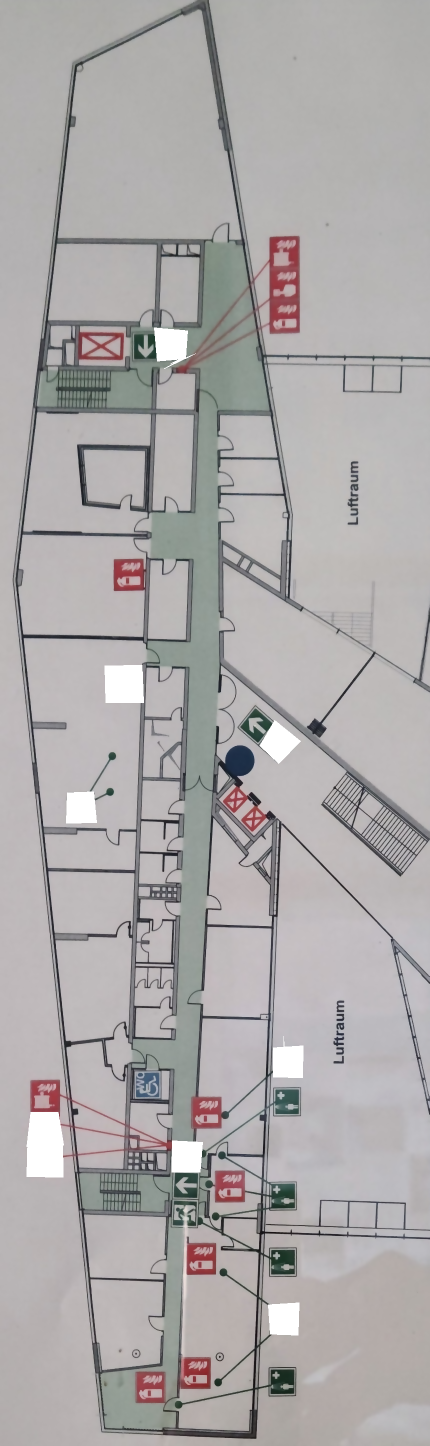
#> input picture module_test/result/2OG_1_result.png, 859 x 2892 px (shown at 1/2 size)
$ jupyter execute --allow-errors image-stitching-using-sift-ransac.ipynb
#> lines starting #> are read from the running program, lines starting #| are printed output that depends on the picture
[cell 1]
import cv2
import matplotlib.pyplot as plt
import numpy as np
import random
from tqdm.notebook import tqdm
import os

plt.rcParams['figure.figsize'] = [15, 15]

[cell 2]
os.getcwd()

[cell 3]
# Read image and convert them to gray!!
def read_image(path):
    img = cv2.imread(path)
    img_gray= cv2.cvtColor(img, cv2.COLOR_RGB2GRAY)
    img_rgb = cv2.cvtColor(img, cv2.COLOR_BGR2RGB)
    return img_gray, img, img_rgb

[cell 4]
left_gray, left_origin, left_rgb = read_image('2OG_1_result.png')
#> in read_image, img is the input picture: shape (2892, 859, 3); mean B, G, R 169.5, 169.3, 172.4
#> in read_image, `img_gray= cv2.cvtColor(img, cv2.COLOR_RGB2GRAY)`:
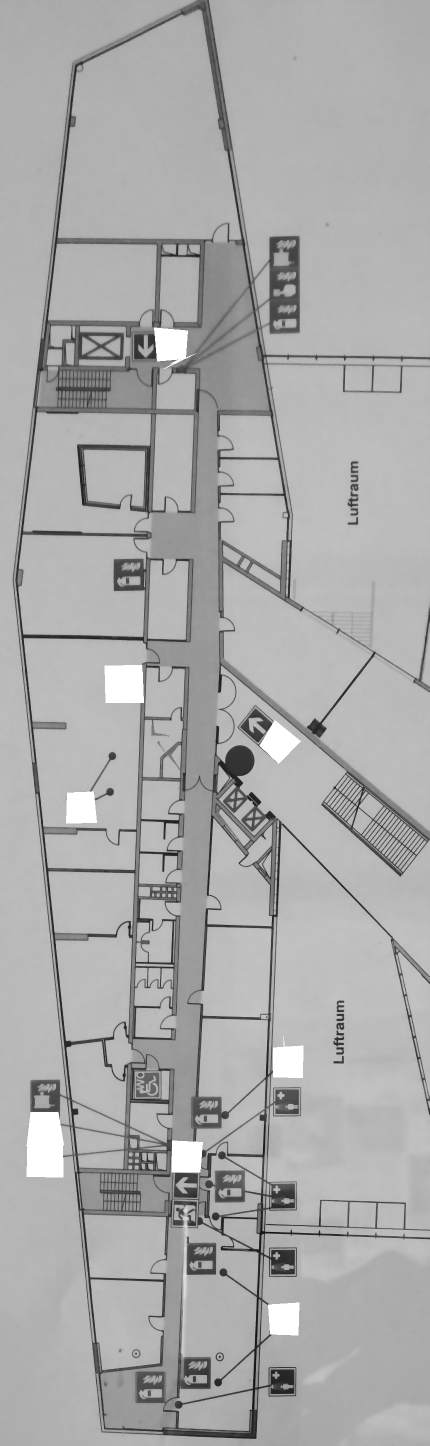
#> img_gray: shape (2892, 859) (shown at 1/2 size); min 12, max 255, mean 169.8
#> (the rest of this cell did not finish here and is left out)


[cell 5]
def SIFT(img):
    siftDetector= cv2.xfeatures2d.SIFT_create() # limit 1000 points
    # siftDetector= cv2.SIFT_create()  # depends on OpenCV version

    kp, des = siftDetector.detectAndCompute(img, None)
#> kp = 5017 keypoints; strongest (x, y, size): (439, 2713, 2.4), (343, 690, 43.4), (436, 2765, 9.7), (373, 2314, 41.9)
    return kp, des

def plot_sift(gray, rgb, kp):
    tmp = rgb.copy()
    img = cv2.drawKeypoints(gray, kp, tmp, flags=cv2.DRAW_MATCHES_FLAGS_DRAW_RICH_KEYPOINTS)
    return img

[cell 6]
# Better result when using gray
kp_left, des_left = SIFT(left_gray)
#> kp_left has the same summary as kp in SIFT
#> (the rest of this cell did not finish here and is left out)

[cell 7]
kp_left_img = plot_sift(left_gray, left_rgb, kp_left)
#> in plot_sift, `img = cv2.drawKeypoints(gray, kp, tmp, flags=cv2.DRAW_MATCHES_FLAGS_DR..`:
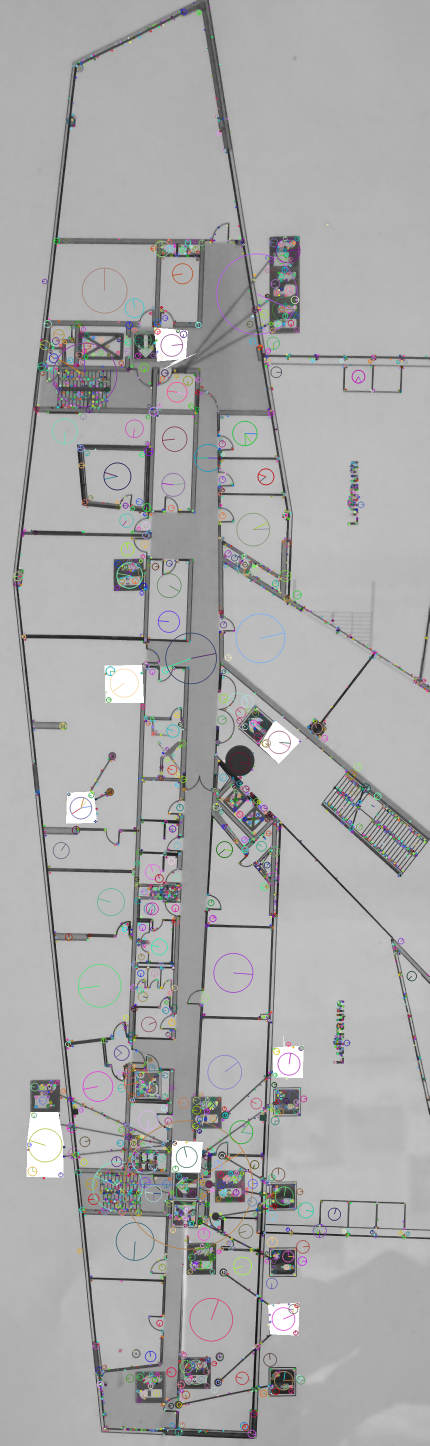
#> img: shape (2892, 859, 3) (shown at 1/2 size); mean R, G, B 169.5, 169.3, 169.5

$ run again, with module_test/result/3OG_2_result.png copied over module_test/result/2OG_1_result.png
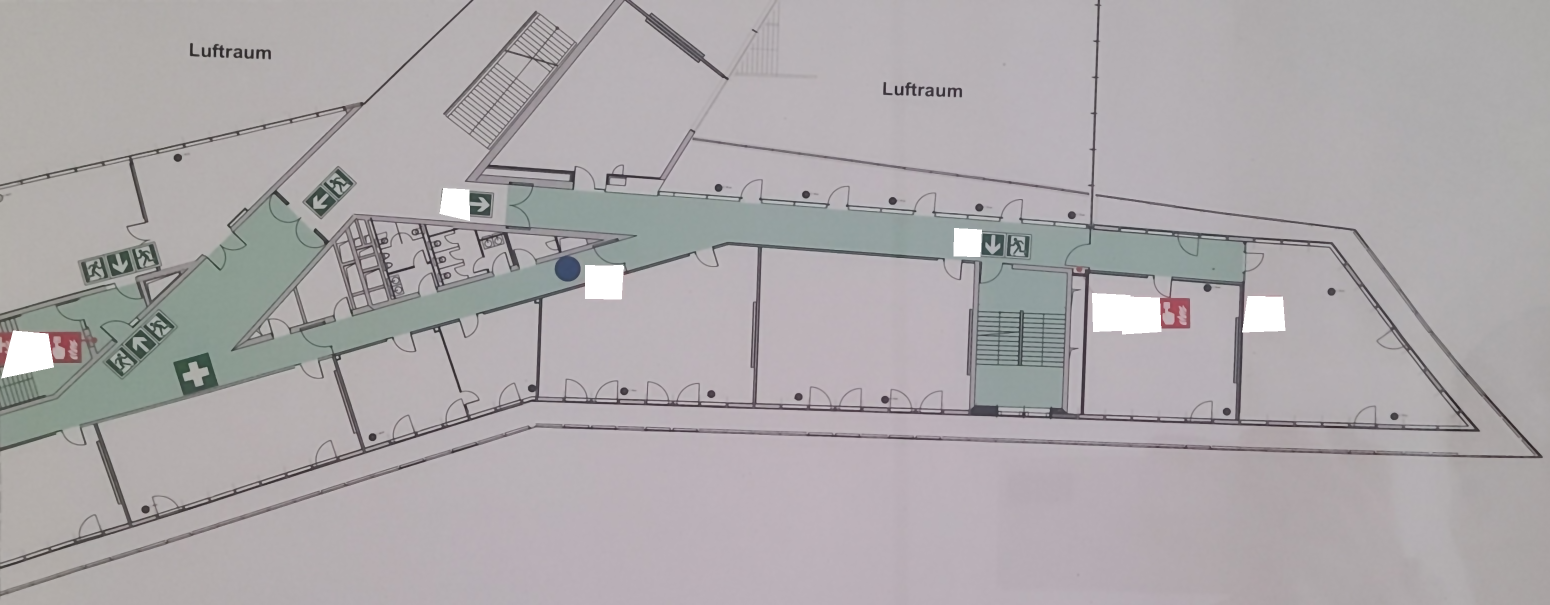
#> input picture module_test/result/3OG_2_result.png, 3099 x 1209 px (shown at 1/2 size)
#> in read_image, img is the input picture: shape (1209, 3099, 3); mean B, G, R 170.6, 168.4, 172.6
#> kp = 4546 keypoints; strongest (x, y, size): (355, 316, 10.4), (1785, 401, 10.1), (745, 874, 9.9), (1437, 375, 9.9)
#> kp_left has the same summary as kp in SIFT
#> in plot_sift, `img = cv2.drawKeypoints(gray, kp, tmp, flags=cv2.DRAW_MATCHES_FLAGS_DR..`:
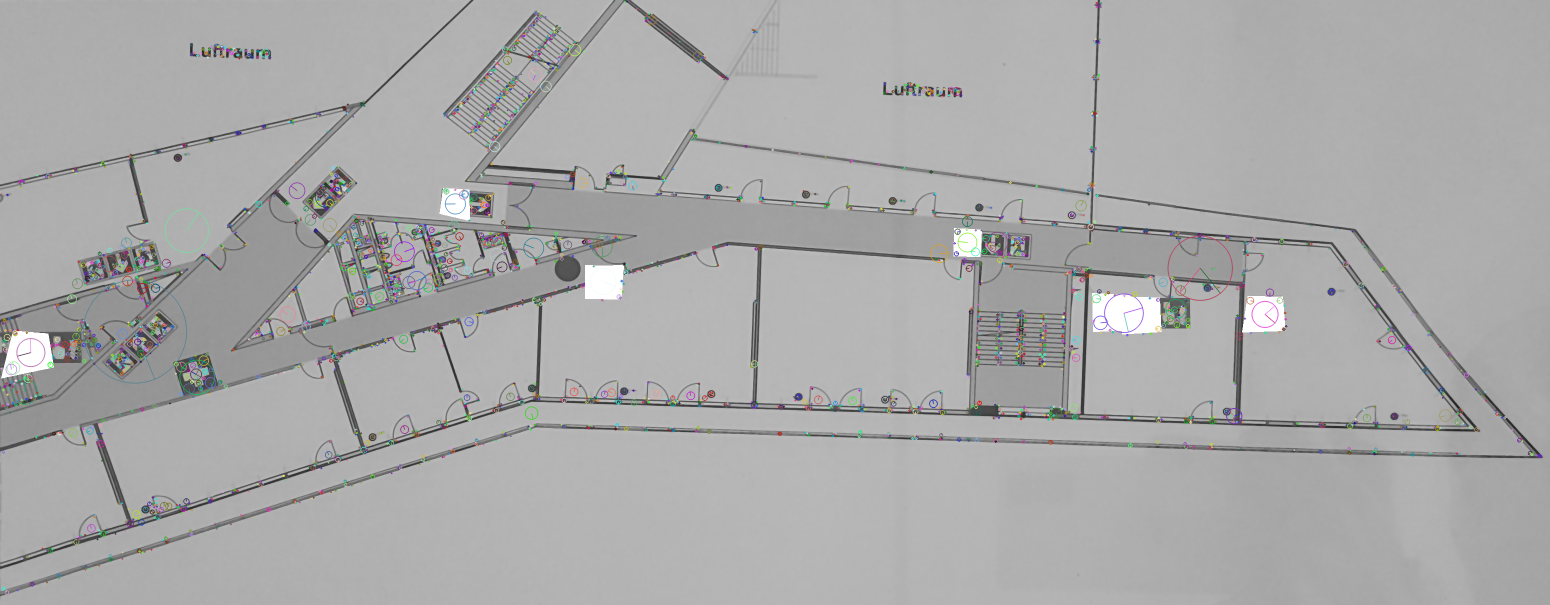
#> img: shape (1209, 3099, 3) (shown at 1/2 size); mean R, G, B 169.5, 169.6, 169.5

$ run again, with module_test/result/4OG_4_result.png copied over module_test/result/2OG_1_result.png
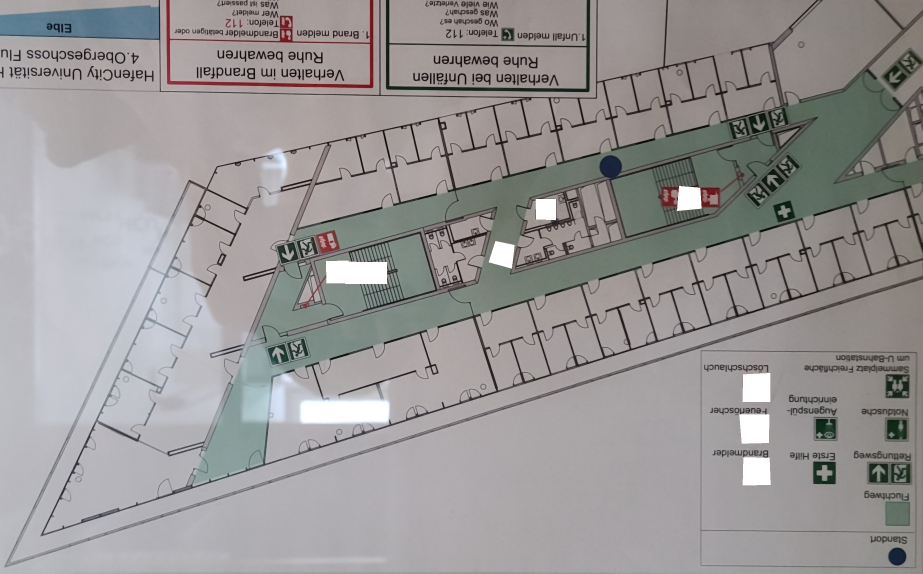
#> input picture module_test/result/4OG_4_result.png, 2769 x 1720 px (shown at 1/3 size)
#> in read_image, img is the input picture: shape (1720, 2769, 3); mean B, G, R 150, 150, 152.5
#> kp = 8063 keypoints; strongest (x, y, size): (2066, 595, 48.7), (1508, 763, 47), (1055, 783, 2.5), (2297, 1241, 2.5)
#> kp_left has the same summary as kp in SIFT
#> in plot_sift, `img = cv2.drawKeypoints(gray, kp, tmp, flags=cv2.DRAW_MATCHES_FLAGS_DR..`:
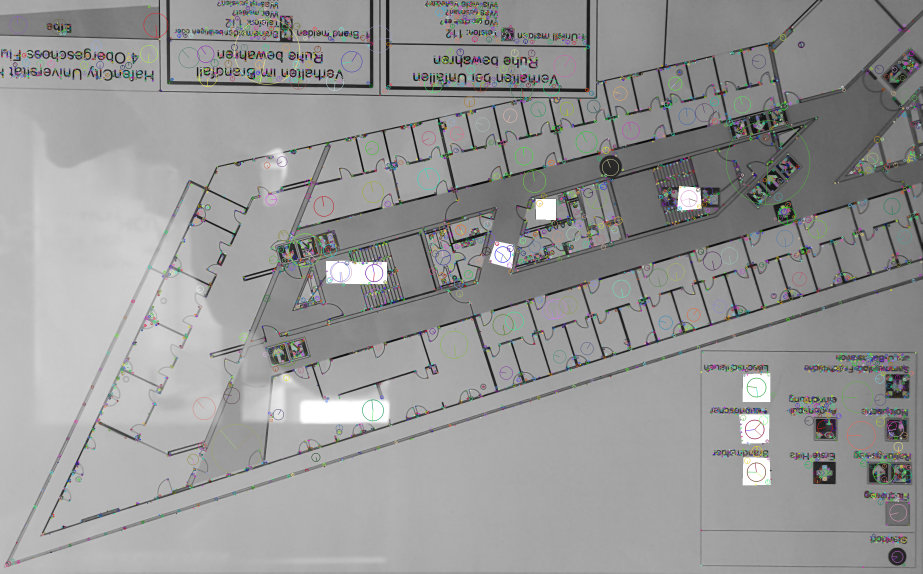
#> img: shape (1720, 2769, 3) (shown at 1/3 size); mean R, G, B 150.7, 150.8, 150.6
